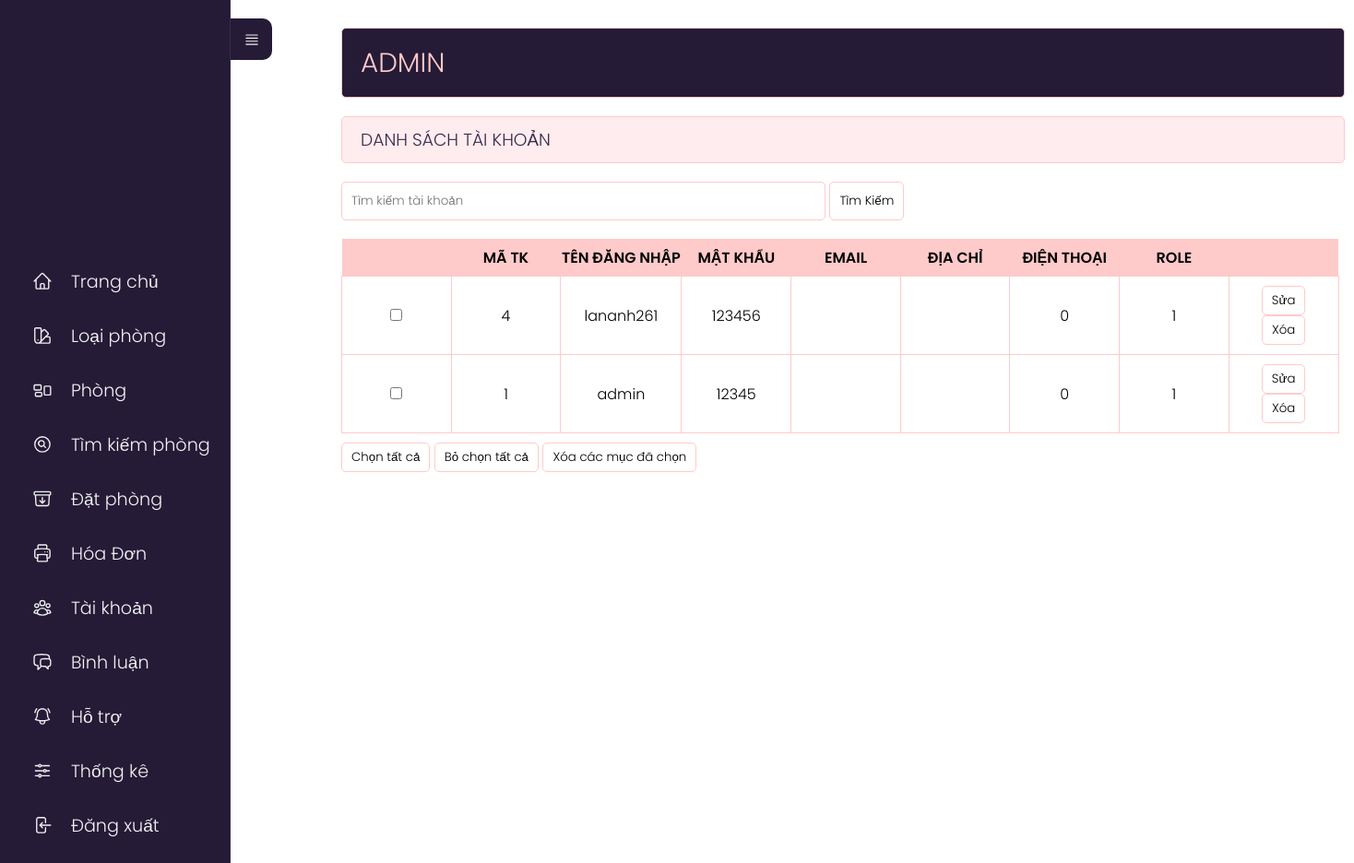
The app's page /admin/index.php?act=dskh, older data.
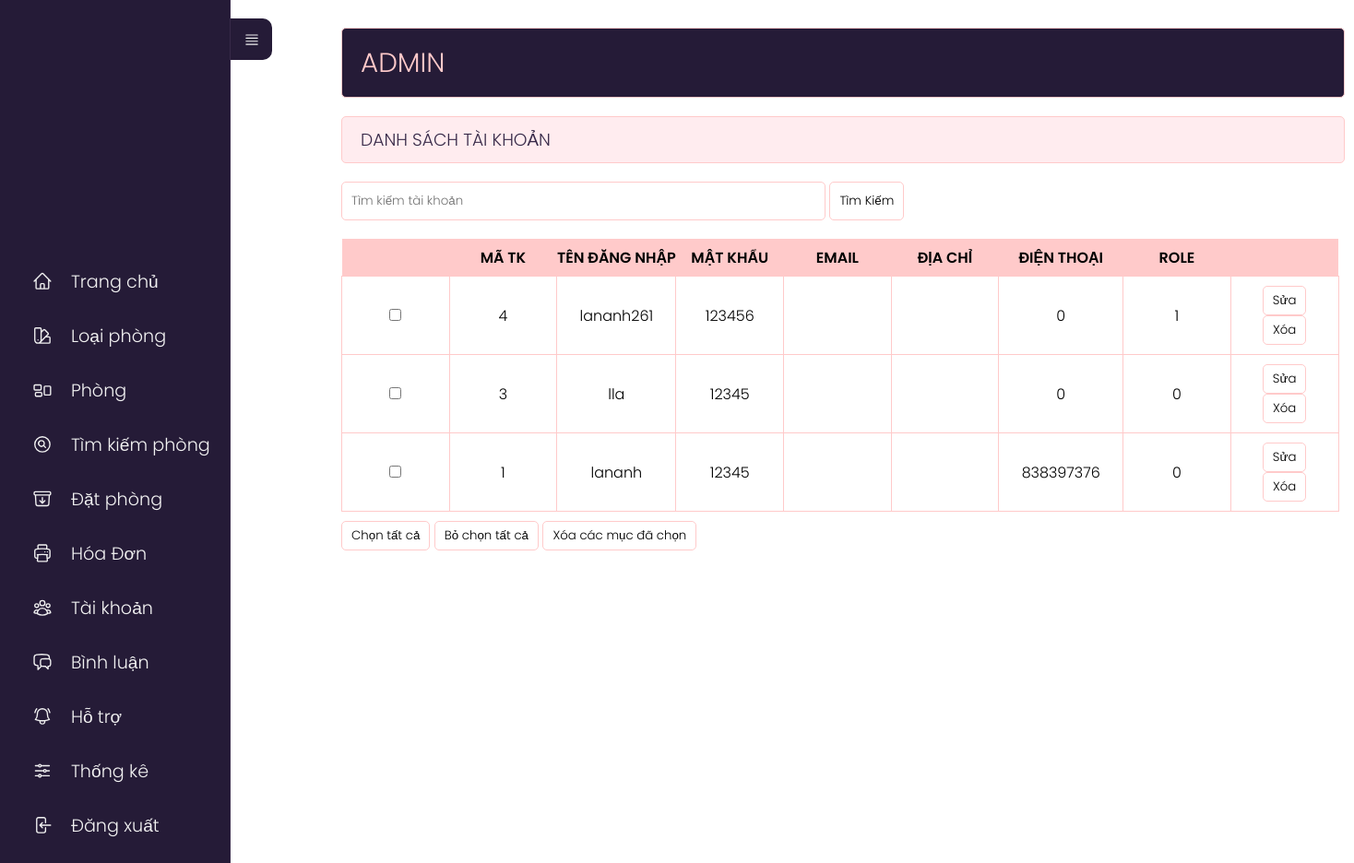
The same page, newer data.
### tables this page shows
CREATE TABLE `taikhoan` (
  `id_user` int(11) NOT NULL,
  `username` varchar(255) NOT NULL,
  `password` varchar(10) NOT NULL,
  `email` varchar(255) NOT NULL,
  `tel` int(10) NOT NULL,
  `address` varchar(255) NOT NULL,
  `role` tinyint(2) NOT NULL DEFAULT 0
);

### model/pdo.php (called while the page is built, shortened)
<?php
function pdo_get_connection(){
    $dburl = "mysql:host=localhost;dbname=khachsan;charset=utf8";
    $user = 'root';
    $password = '';
    $conn = new PDO($dburl, $user, $password);
    $conn->setAttribute(PDO::ATTR_ERRMODE, PDO::ERRMODE_EXCEPTION);
    return $conn;
}
function pdo_query($sql){
    $sql_args = array_slice(func_get_args(), 1);
    try{
        $conn = pdo_get_connection();
        $stmt = $conn->prepare($sql);
        $stmt->execute($sql_args);
        $rows = $stmt->fetchAll();
        return $rows;
    }
    catch(PDOException $e){
        throw $e;
    }
    finally{
        unset($conn);
    }
}

### model/taikhoan.php (called while the page is built, shortened)
<?php
    function loadall_taikhoan($kyw){
        $sql="SELECT * FROM taikhoan where 1";
        $sql.=" order by id_user desc";
        $listtaikhoan=pdo_query($sql);
        return $listtaikhoan;
    }
?>

### admin/taikhoan/list.php (the view, shortened to what this page needs)
<div class="row">
    <div class="row mb headeradmin" style="width:148%;">
        <h1 style="padding: 15px 0;">ADMIN </h1>
    </div>
    <div class="row formtittle" style="width:148%;">
        <h3>DANH SÁCH TÀI KHOẢN</h3>
    </div>
    <div class="row formcontent" style="width:1050px;">
        <form action="index.php?act=dskh" method="post">
            <input type="text" name="kyw" placeholder="Tìm kiếm tài khoản" style="width:50%;margin-bottom:20px">
            <input type="submit" name="gui" value="Tìm Kiếm" style="padding:10px;">
            <div class="row mb10 formdshanghoa" style="width:103%;">
                <table>
                    <tr>
                        <th></th>
                        <th>MÃ TK</th>
                        <th>TÊN ĐĂNG NHẬP</th>
                        <th>MẬT KHẨU</th>
                        <th>EMAIL</th>
                        <th>ĐỊA CHỈ</th>
                        <th>ĐIỆN THOẠI</th>
                        <th>ROLE</th>
                        <th style="background-color: #FFCACA;"></th>
                    </tr>
                    <?php
                    foreach ($listtaikhoan as $taikhoan) {
                        extract($taikhoan);
                        $suatk = "index.php?act=suatk&id=" . $id_user;
                        $xoatk = "index.php?act=xoatk&id=" . $id_user;
                        echo '<tr>
                                        <td><input type="checkbox" name="name"></td>
                                        <td>' . $id_user . '</td>
                                        <td>' . $username . '</td>
                                        <td>' . $password . '</td>
                                        <td>' . $email . '</td>
                                        <td>' . $address . '</td>
                                        <td>' . $tel . '</td>
                                        <td>' . $role . '</td>
                                        <td><a href="' . $suatk . '"><input type="button" value="Sửa"></a>  <a onclick="return DELETE()" href="' . $xoatk . '"><input type="button" value="Xóa"></a></td>
                                    </tr>';
                    }
                    ?>
                </table>
            </div>
            <div class="row mb10">
                <input type="button" id="btn1" value="Chọn tất cả">
                <input type="button" id="btn2" value="Bỏ chọn tất cả">
                <input type="button" value="Xóa các mục đã chọn">
            </div>
        </form>
    </div>
</div>
</div>

Row changes from the older to the newer data that the page shows:
added taikhoan: id_user "3", username "lla", password "12345", tel "0", role "0"
changed taikhoan id 1: username "admin" → "lananh"; tel "0" → "838397376"; role "1" → "0"
